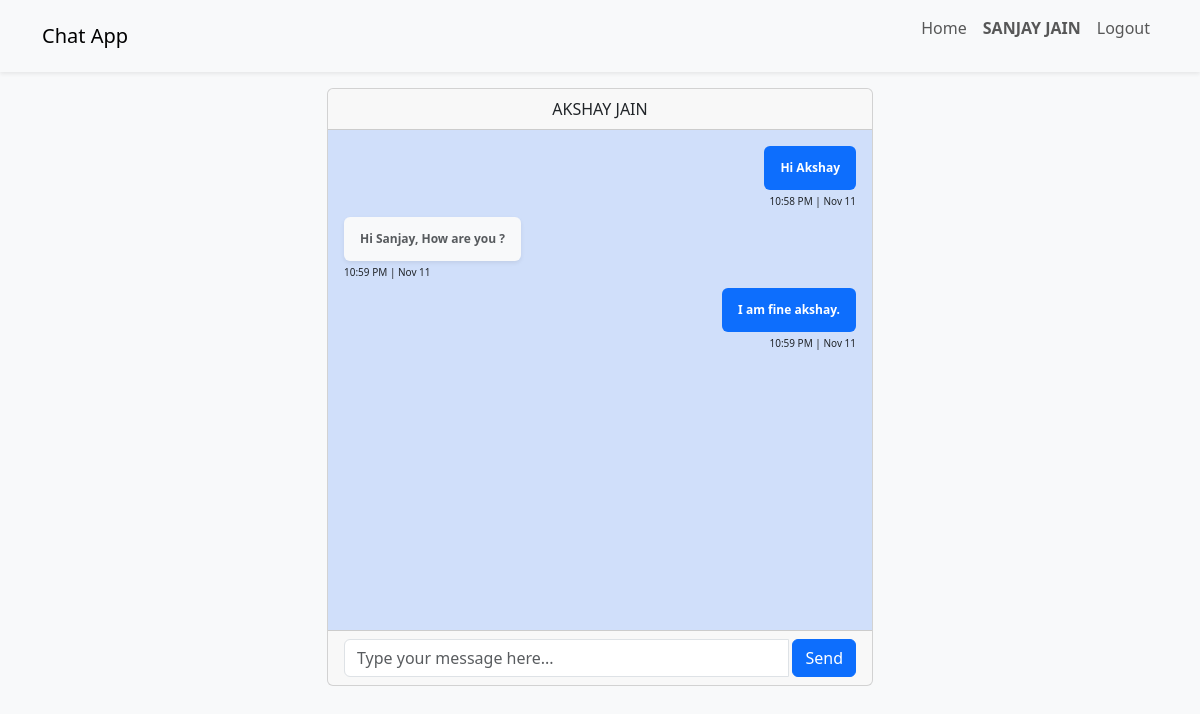
The page /chat/15 (signed in) on the database its author committed.
### chat/models.py (models this page shows, shortened)
class Message(models.Model):
    room = models.ForeignKey(ChatRoom,on_delete=models.CASCADE)
    message = models.TextField()
    sender = models.ForeignKey(User, on_delete=models.CASCADE, related_name='sender_message')
    receiver = models.ForeignKey(User, on_delete=models.CASCADE, related_name='receiver_message')
    doc = models.DateTimeField(auto_now_add=True)

### chat/views.py (the view)
# urls.py: path('',include('chat.urls'),name='chat')
@login_required(login_url='login')
def chat(request,to_user_id):
    try:
        sender = User.objects.get(username=request.user.username)
        receiver = User.objects.get(id=to_user_id)
        room = ChatRoom.objects.filter(Q(sender=sender,receiver=receiver)|Q(sender=receiver,receiver=sender))
        if room.exists():
            message = Message.objects.filter(room=room.first()).order_by('doc')
            return render(request, 'chat.html', {'room_name': room.first().room_name,'message':message,'sender':sender,'receiver':receiver})
        else:
            message = Message.objects.none()
            room = ChatRoom.objects.create(room_name=f"room-{sender.id}-{to_user_id}",sender=sender,receiver=receiver)
            return render(request, 'chat.html', {'room_name': room.room_name,'message':message,'sender':sender,'receiver':receiver})
    except Exception as e:
        print(e)
        messages.success(request, e)
        return redirect('home')

### templates/chat.html (shortened to what this page needs)
{% extends 'base.html' %}
{% block content %}
    <div class="col-md-6 mx-auto">
        <div class="card">
            <div class="card-header text-center">
                <span class="text-uppercase">{{ receiver.first_name }} {{ receiver.last_name }}</span>
            </div>
            <div class="card-body" id="chatWrap"
                 style="background-color: #6495ed4d;min-height: 500px;max-height: 500px;overflow-y: auto;">
                {% for m in message %}
                    {% if m.sender.id == sender.id %}
                        <div class="d-flex justify-content-end">
                            <div class="badge bg-primary text-white  p-3">
                                <div>{{ m.message }}</div>
                            </div>
                        </div>
                        <div class="d-flex justify-content-end mb-2 mt-1">
                            <div style="font-size: 10px">{{ m.doc|date:'g:i A | M j' }}</div>
                        </div>
                    {% else %}
                        <div class="d-flex justify-content-start">
                            <div class="badge bg-light text-muted  shadow-sm p-3">
                                <div>{{ m.message }}</div>
                            </div>
                        </div>
                        <div class="d-flex justify-content-start mb-2 mt-1">
                            <div style="font-size: 10px">{{ m.doc|date:'g:i A | M j' }}</div>
                        </div>
                    {% endif %}
                {% endfor %}
            </div>
            <div class="card-footer">
                <div class="input-group">
                    <input id="chat-message-input" type="text" class="form-control input-sm"
                           placeholder="Type your message here..."/>
                    <span class="input-group-btn">
                            <button class="btn btn-primary ms-1" id="chat-message-submit">
                                Send</button>
                        </span>
                </div>
            </div>
        </div>
    </div>
{% endblock %}

### templates/base.html (shortened to what this page needs)
<!DOCTYPE html>
<html lang="en">
<head>
    <link href="https://cdn.jsdelivr.net/npm/bootstrap@5.3.0-alpha3/dist/css/bootstrap.min.css" rel="stylesheet"
>
</head>
<body class="bg-light">
<nav class="navbar navbar-expand-lg bg-light shadow-sm sticky-top">
    <div class="container">
        <a class="navbar-brand" href="{% url 'home' %}">Chat App</a>
        <div class="collapse navbar-collapse" id="navbarNav">
            <ul class="navbar-nav ms-auto">
                <li class="nav-item">
                    <a class="nav-link" aria-current="page" href="{% url 'home' %}">Home</a>
                </li>
                {% if request.user.is_authenticated %}
                    <li class="nav-item">
                        <p class="nav-link fw-bold text-uppercase">{{ request.user.first_name }} {{ request.user.last_name }}</p>
                    </li>
                    <li class="nav-item">
                        <a class="nav-link" href="{% url 'logout' %}">Logout</a>
                    </li>
                {% endif %}
            </ul>
        </div>
    </div>
</nav>
<div class="container mt-3">
    <div class="row">
        {% block content %}{% endblock %}
    </div>
</div>
</body>
</html>

### rows shown on the page
Message: message "Hi Akshay", doc|M "10:58 PM | Nov 11"
Message: message "Hi Sanjay, How are you ?", doc|M "10:59 PM | Nov 11"
Message: message "I am fine akshay.", doc|M "10:59 PM | Nov 11"

### other values the page prints
{{ request.user.first_name }} "SANJAY"
{{ request.user.last_name }} "JAIN"
{{ receiver.first_name }} "AKSHAY"
{{ receiver.last_name }} "JAIN"
